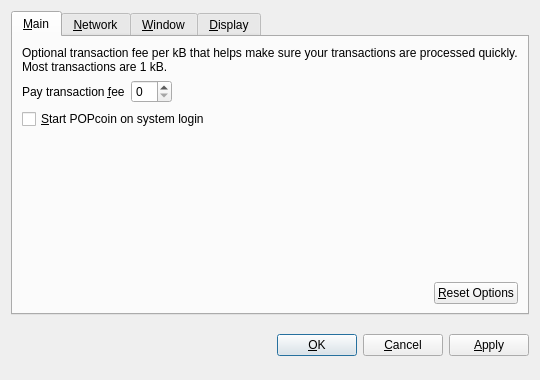
<?xml version="1.0" encoding="UTF-8"?>
<ui version="4.0">
 <class>OptionsDialog</class>
 <widget class="QDialog" name="OptionsDialog">
  <property name="geometry">
   <rect>
    <x>0</x>
    <y>0</y>
    <width>540</width>
    <height>380</height>
   </rect>
  </property>
  <property name="windowTitle">
   <string>Options</string>
  </property>
  <property name="modal">
   <bool>true</bool>
  </property>
  <layout class="QVBoxLayout" name="verticalLayout">
   <item>
    <widget class="QTabWidget" name="tabWidget">
     <property name="tabPosition">
      <enum>QTabWidget::North</enum>
     </property>
     <property name="currentIndex">
      <number>0</number>
     </property>
     <widget class="QWidget" name="tabMain">
      <attribute name="title">
       <string>&amp;Main</string>
      </attribute>
      <layout class="QVBoxLayout" name="verticalLayout_Main">
       <item>
        <widget class="QLabel" name="transactionFeeInfoLabel">
         <property name="text">
          <string>Optional transaction fee per kB that helps make sure your transactions are processed quickly. Most transactions are 1 kB.</string>
         </property>
         <property name="textFormat">
          <enum>Qt::PlainText</enum>
         </property>
         <property name="wordWrap">
          <bool>true</bool>
         </property>
        </widget>
       </item>
       <item>
        <layout class="QHBoxLayout" name="horizontalLayout_1_Main">
         <item>
          <widget class="QLabel" name="transactionFeeLabel">
           <property name="text">
            <string>Pay transaction &amp;fee</string>
           </property>
           <property name="textFormat">
            <enum>Qt::PlainText</enum>
           </property>
           <property name="buddy">
            <cstring>transactionFee</cstring>
           </property>
          </widget>
         </item>
         <item>
          <widget class="BitcoinAmountField" name="transactionFee"/>
         </item>
         <item>
          <spacer name="horizontalSpacer_1_Main">
           <property name="orientation">
            <enum>Qt::Horizontal</enum>
           </property>
           <property name="sizeHint" stdset="0">
            <size>
             <width>40</width>
             <height>20</height>
            </size>
           </property>
          </spacer>
         </item>
        </layout>
       </item>
       <item>
        <widget class="QCheckBox" name="bitcoinAtStartup">
         <property name="toolTip">
          <string>Automatically start POPcoin after logging in to the system.</string>
         </property>
         <property name="text">
          <string>&amp;Start POPcoin on system login</string>
         </property>
        </widget>
       </item>
       <item>
        <spacer name="verticalSpacer_Main">
         <property name="orientation">
          <enum>Qt::Vertical</enum>
         </property>
         <property name="sizeHint" stdset="0">
          <size>
           <width>20</width>
           <height>40</height>
          </size>
         </property>
        </spacer>
       </item>
       <item>
        <layout class="QHBoxLayout" name="horizontalLayout_2_Main">
         <item>
          <spacer name="horizontalSpacer_2_Main">
           <property name="orientation">
            <enum>Qt::Horizontal</enum>
           </property>
           <property name="sizeHint" stdset="0">
            <size>
             <width>40</width>
             <height>20</height>
            </size>
           </property>
          </spacer>
         </item>
         <item>
          <widget class="QPushButton" name="resetButton">
           <property name="toolTip">
            <string>Reset all client options to default.</string>
           </property>
           <property name="text">
            <string>&amp;Reset Options</string>
           </property>
           <property name="autoDefault">
            <bool>false</bool>
           </property>
          </widget>
         </item>
        </layout>
       </item>
      </layout>
     </widget>
     <widget class="QWidget" name="tabNetwork">
      <attribute name="title">
       <string>&amp;Network</string>
      </attribute>
      <layout class="QVBoxLayout" name="verticalLayout_Network">
       <item>
        <widget class="QCheckBox" name="mapPortUpnp">
         <property name="toolTip">
          <string>Automatically open the POPcoin client port on the router. This only works when your router supports UPnP and it is enabled.</string>
         </property>
         <property name="text">
          <string>Map port using &amp;UPnP</string>
         </property>
        </widget>
       </item>
       <item>
        <widget class="QCheckBox" name="connectSocks">
         <property name="toolTip">
          <string>Connect to the POPcoin network through a SOCKS proxy (e.g. when connecting through Tor).</string>
         </property>
         <property name="text">
          <string>&amp;Connect through SOCKS proxy:</string>
         </property>
        </widget>
       </item>
       <item>
        <layout class="QHBoxLayout" name="horizontalLayout_Network">
         <item>
          <widget class="QLabel" name="proxyIpLabel">
           <property name="text">
            <string>Proxy &amp;IP:</string>
           </property>
           <property name="textFormat">
            <enum>Qt::PlainText</enum>
           </property>
           <property name="buddy">
            <cstring>proxyIp</cstring>
           </property>
          </widget>
         </item>
         <item>
          <widget class="QValidatedLineEdit" name="proxyIp">
           <property name="maximumSize">
            <size>
             <width>140</width>
             <height>16777215</height>
            </size>
           </property>
           <property name="toolTip">
            <string>IP address of the proxy (e.g. 127.0.0.1)</string>
           </property>
          </widget>
         </item>
         <item>
          <widget class="QLabel" name="proxyPortLabel">
           <property name="text">
            <string>&amp;Port:</string>
           </property>
           <property name="textFormat">
            <enum>Qt::PlainText</enum>
           </property>
           <property name="buddy">
            <cstring>proxyPort</cstring>
           </property>
          </widget>
         </item>
         <item>
          <widget class="QLineEdit" name="proxyPort">
           <property name="maximumSize">
            <size>
             <width>55</width>
             <height>16777215</height>
            </size>
           </property>
           <property name="toolTip">
            <string>Port of the proxy (e.g. 9050)</string>
           </property>
          </widget>
         </item>
         <item>
          <widget class="QLabel" name="socksVersionLabel">
           <property name="text">
            <string>SOCKS &amp;Version:</string>
           </property>
           <property name="textFormat">
            <enum>Qt::PlainText</enum>
           </property>
           <property name="buddy">
            <cstring>socksVersion</cstring>
           </property>
          </widget>
         </item>
         <item>
          <widget class="QValueComboBox" name="socksVersion">
           <property name="toolTip">
            <string>SOCKS version of the proxy (e.g. 5)</string>
           </property>
          </widget>
         </item>
         <item>
          <spacer name="horizontalSpacer_Network">
           <property name="orientation">
            <enum>Qt::Horizontal</enum>
           </property>
           <property name="sizeHint" stdset="0">
            <size>
             <width>40</width>
             <height>20</height>
            </size>
           </property>
          </spacer>
         </item>
        </layout>
       </item>
       <item>
        <spacer name="verticalSpacer_Network">
         <property name="orientation">
          <enum>Qt::Vertical</enum>
         </property>
         <property name="sizeHint" stdset="0">
          <size>
           <width>20</width>
           <height>40</height>
          </size>
         </property>
        </spacer>
       </item>
      </layout>
     </widget>
     <widget class="QWidget" name="tabWindow">
      <attribute name="title">
       <string>&amp;Window</string>
      </attribute>
      <layout class="QVBoxLayout" name="verticalLayout_Window">
       <item>
        <widget class="QCheckBox" name="minimizeToTray">
         <property name="toolTip">
          <string>Show only a tray icon after minimizing the window.</string>
         </property>
         <property name="text">
          <string>&amp;Minimize to the tray instead of the taskbar</string>
         </property>
        </widget>
       </item>
       <item>
        <widget class="QCheckBox" name="minimizeOnClose">
         <property name="toolTip">
          <string>Minimize instead of exit the application when the window is closed. When this option is enabled, the application will be closed only after selecting Quit in the menu.</string>
         </property>
         <property name="text">
          <string>M&amp;inimize on close</string>
         </property>
        </widget>
       </item>
       <item>
        <spacer name="verticalSpacer_Window">
         <property name="orientation">
          <enum>Qt::Vertical</enum>
         </property>
         <property name="sizeHint" stdset="0">
          <size>
           <width>20</width>
           <height>40</height>
          </size>
         </property>
        </spacer>
       </item>
      </layout>
     </widget>
     <widget class="QWidget" name="tabDisplay">
      <attribute name="title">
       <string>&amp;Display</string>
      </attribute>
      <layout class="QVBoxLayout" name="verticalLayout_Display">
       <item>
        <layout class="QHBoxLayout" name="horizontalLayout_1_Display">
         <item>
          <widget class="QLabel" name="langLabel">
           <property name="text">
            <string>User Interface &amp;language:</string>
           </property>
           <property name="textFormat">
            <enum>Qt::PlainText</enum>
           </property>
           <property name="buddy">
            <cstring>lang</cstring>
           </property>
          </widget>
         </item>
         <item>
          <widget class="QValueComboBox" name="lang">
           <property name="toolTip">
            <string>The user interface language can be set here. This setting will take effect after restarting POPcoin.</string>
           </property>
          </widget>
         </item>
        </layout>
       </item>
       <item>
        <layout class="QHBoxLayout" name="horizontalLayout_2_Display">
         <item>
          <widget class="QLabel" name="unitLabel">
           <property name="text">
            <string>&amp;Unit to show amounts in:</string>
           </property>
           <property name="textFormat">
            <enum>Qt::PlainText</enum>
           </property>
           <property name="buddy">
            <cstring>unit</cstring>
           </property>
          </widget>
         </item>
         <item>
          <widget class="QValueComboBox" name="unit">
           <property name="toolTip">
            <string>Choose the default subdivision unit to show in the interface and when sending coins.</string>
           </property>
          </widget>
         </item>
        </layout>
       </item>
       <item>
        <widget class="QCheckBox" name="displayAddresses">
         <property name="toolTip">
          <string>Whether to show POPcoin addresses in the transaction list or not.</string>
         </property>
         <property name="text">
          <string>&amp;Display addresses in transaction list</string>
         </property>
        </widget>
       </item>
       <item>
        <widget class="QCheckBox" name="coinControlFeatures">
         <property name="toolTip">
          <string>Whether to show coin control features or not.</string>
         </property>
         <property name="text">
          <string>Display coin &amp;control features (experts only!)</string>
         </property>
        </widget>
       </item>
       <item>
        <spacer name="verticalSpacer_Display">
         <property name="orientation">
          <enum>Qt::Vertical</enum>
         </property>
         <property name="sizeHint" stdset="0">
          <size>
           <width>20</width>
           <height>40</height>
          </size>
         </property>
        </spacer>
       </item>
      </layout>
     </widget>
    </widget>
   </item>
   <item>
    <layout class="QHBoxLayout" name="horizontalLayout_Buttons">
     <item>
      <spacer name="horizontalSpacer_1">
       <property name="orientation">
        <enum>Qt::Horizontal</enum>
       </property>
       <property name="sizeHint" stdset="0">
        <size>
         <width>40</width>
         <height>48</height>
        </size>
       </property>
      </spacer>
     </item>
     <item>
      <widget class="QLabel" name="statusLabel">
       <property name="font">
        <font>
         <weight>75</weight>
         <bold>true</bold>
        </font>
       </property>
       <property name="text">
        <string/>
       </property>
       <property name="textFormat">
        <enum>Qt::PlainText</enum>
       </property>
       <property name="wordWrap">
        <bool>true</bool>
       </property>
      </widget>
     </item>
     <item>
      <spacer name="horizontalSpacer_2">
       <property name="orientation">
        <enum>Qt::Horizontal</enum>
       </property>
       <property name="sizeHint" stdset="0">
        <size>
         <width>40</width>
         <height>48</height>
        </size>
       </property>
      </spacer>
     </item>
     <item>
      <widget class="QPushButton" name="okButton">
       <property name="text">
        <string>&amp;OK</string>
       </property>
      </widget>
     </item>
     <item>
      <widget class="QPushButton" name="cancelButton">
       <property name="text">
        <string>&amp;Cancel</string>
       </property>
       <property name="autoDefault">
        <bool>false</bool>
       </property>
      </widget>
     </item>
     <item>
      <widget class="QPushButton" name="applyButton">
       <property name="text">
        <string>&amp;Apply</string>
       </property>
       <property name="autoDefault">
        <bool>false</bool>
       </property>
      </widget>
     </item>
    </layout>
   </item>
  </layout>
 </widget>
 <customwidgets>
  <customwidget>
   <class>BitcoinAmountField</class>
   <extends>QSpinBox</extends>
   <header>bitcoinamountfield.h</header>
  </customwidget>
  <customwidget>
   <class>QValueComboBox</class>
   <extends>QComboBox</extends>
   <header>qvaluecombobox.h</header>
  </customwidget>
  <customwidget>
   <class>QValidatedLineEdit</class>
   <extends>QLineEdit</extends>
   <header>qvalidatedlineedit.h</header>
  </customwidget>
 </customwidgets>
 <resources/>
 <connections/>
</ui>
